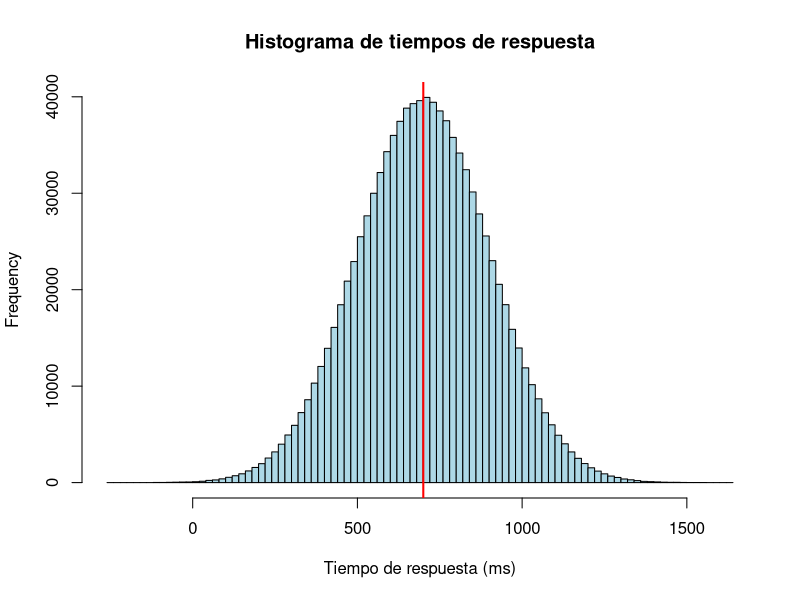
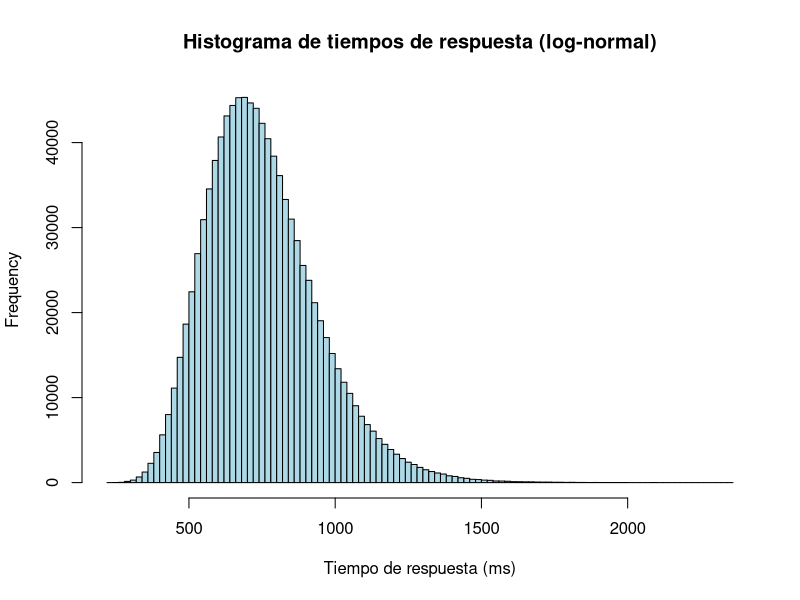

The R script that drew these images, in order:
## ---- chunk 1
#| label: var-x
#| echo: true
#| eval: true

# Esto crea una variable llamada "x" que contiene el valor 10
x <- 10

# Para mostrar el valor que contiene, basta con escribir su nombre:
x
## ---- chunk 2
#| label: var-nsim
#| echo: true
#| eval: true

nsim <- 10000   # primer valor
nsim <- 1000    # lo sobrescribimos

nsim            # ahora vale 1000
## ---- chunk 3
#| label: vec-basic
#| echo: true
#| eval: true

mi_vector <- c(1, 2, 3, 4, 5)
mi_vector
## ---- chunk 4
#| label: vec-mean
#| echo: true
#| eval: true

mean(mi_vector)
## ---- chunk 5
#| label: vec-sd
#| echo: true
#| eval: true

sd(mi_vector)
## ---- chunk 6
#| label: vec-length
#| echo: true
#| eval: true

length(mi_vector)
## ---- chunk 7
#| label: vec-rep-times
#| echo: true
#| eval: true

mi_vector_repetido <- rep(mi_vector, times = 2)
mi_vector_repetido
## ---- chunk 8
#| label: vec-rep-times-demo
#| echo: true
#| eval: true

rep(c("a", "b", "c"), times = 2)
# repite la secuencia completa dos veces: a b c a b c
## ---- chunk 9
#| label: vec-rep-each-demo
#| echo: true
#| eval: true

rep(c("a", "b", "c"), each = 2)
# repite cada elemento dos veces: a a b b c c
## ---- chunk 10
#| label: vec-empty
#| echo: true
#| eval: true

vector_vacio <- rep(NA, nsim)   # nsim posiciones todas con valor NA

head(vector_vacio)              # muestra los primeros 6 elementos
length(vector_vacio)            # verifica que tiene nsim elementos
## ---- chunk 11
#| label: df-build-vectors
#| echo: true
#| eval: true

# Vector de IDs de sujetos: del 1 al 20
subj <- 1:20

# Vector con las dos condiciones del experimento:
condicion <- c("control", "tratamiento")

# Para que cada sujeto aparezca en una condición, repetimos cada una 10 veces:
condicion_repetida <- rep(condicion, each = 10)
condicion_repetida
## ---- chunk 12
#| label: df-build
#| echo: true
#| eval: true

dat <- data.frame(subj      = subj,
                  condicion = condicion_repetida)

dat
## ---- chunk 13
#| label: df-dollar
#| echo: true
#| eval: true

dat$subj         # toda la columna subj
dat$condicion    # toda la columna condicion
## ---- chunk 14
#| label: df-new-column
#| echo: true
#| eval: true

# Si la condición es "control", asigna -0.5; si no, asigna +0.5
dat$cond.cod <- ifelse(dat$condicion == "control", -0.5, 0.5)

head(dat)
## ---- chunk 15
#| label: df-xtabs
#| echo: true
#| eval: true

# ¿Cuántos sujetos hay en cada condición?
xtabs(~ condicion, data = dat)

# ¿Y por la combinación condición × cond.cod?
xtabs(~ condicion + cond.cod, data = dat)
## ---- chunk 16
#| label: mat-create
#| echo: true
#| eval: true

mi_matriz <- matrix(c("a", "b", "c", "d", "e", "f"), ncol = 3)
mi_matriz
## ---- chunk 17
#| label: mat-element
#| echo: true
#| eval: true

# Elemento en la primera fila, primera columna:
mi_matriz[1, 1]

# Elemento en la segunda fila, tercera columna:
mi_matriz[2, 3]
## ---- chunk 18
#| label: mat-row
#| echo: true
#| eval: true

# Toda la primera fila (deja la columna en blanco):
mi_matriz[1, ]
## ---- chunk 19
#| label: mat-col
#| echo: true
#| eval: true

# Toda la segunda columna (deja la fila en blanco):
mi_matriz[, 2]
## ---- chunk 20
#| label: dist-rnorm
#| echo: true
#| eval: true
#| fig-cap: "Histograma de 1.000.000 de tiempos de respuesta simulados desde una distribución normal con media 700 y SD 200. La línea roja marca la media teórica."
#| fig-align: center

# Genera un millón de tiempos de respuesta normalmente distribuidos
tiempos_respuesta <- rnorm(1000000, mean = 700, sd = 200)

hist(tiempos_respuesta, breaks = 100,
     main = "Histograma de tiempos de respuesta",
     xlab = "Tiempo de respuesta (ms)",
     col  = "lightblue")

# Línea vertical en la media teórica
abline(v = 700, col = "red", lwd = 2)
## ---- chunk 21
#| label: dist-rlnorm
#| echo: true
#| eval: true
#| fig-cap: "Histograma de 1.000.000 de tiempos de respuesta simulados desde una distribución log-normal. Asimétrica a la derecha, con valores siempre positivos — más realista para tiempos de respuesta."
#| fig-align: center

# Genera un millón de tiempos de respuesta log-normalmente distribuidos
tiempos_respuesta <- rlnorm(1000000, mean = 6.59, sd = 0.25)

hist(tiempos_respuesta, breaks = 100,
     main = "Histograma de tiempos de respuesta (log-normal)",
     xlab = "Tiempo de respuesta (ms)",
     col  = "lightblue")
## ---- chunk 22
#| label: dist-seed
#| echo: true
#| eval: true

set.seed(42)
rnorm(5, mean = 0, sd = 1)
## ---- chunk 23
#| label: pkg-load
#| echo: true
#| eval: true

# Cargar ggplot2 (necesario cada vez que abres RStudio):
library(ggplot2)
## ---- chunk 24
#| label: wd-getwd
#| echo: true
#| eval: true

getwd()   # muestra el directorio actual
## ---- chunk 25
#| label: session-info
#| echo: false
#| eval: true
#| code-fold: true

sessionInfo()
